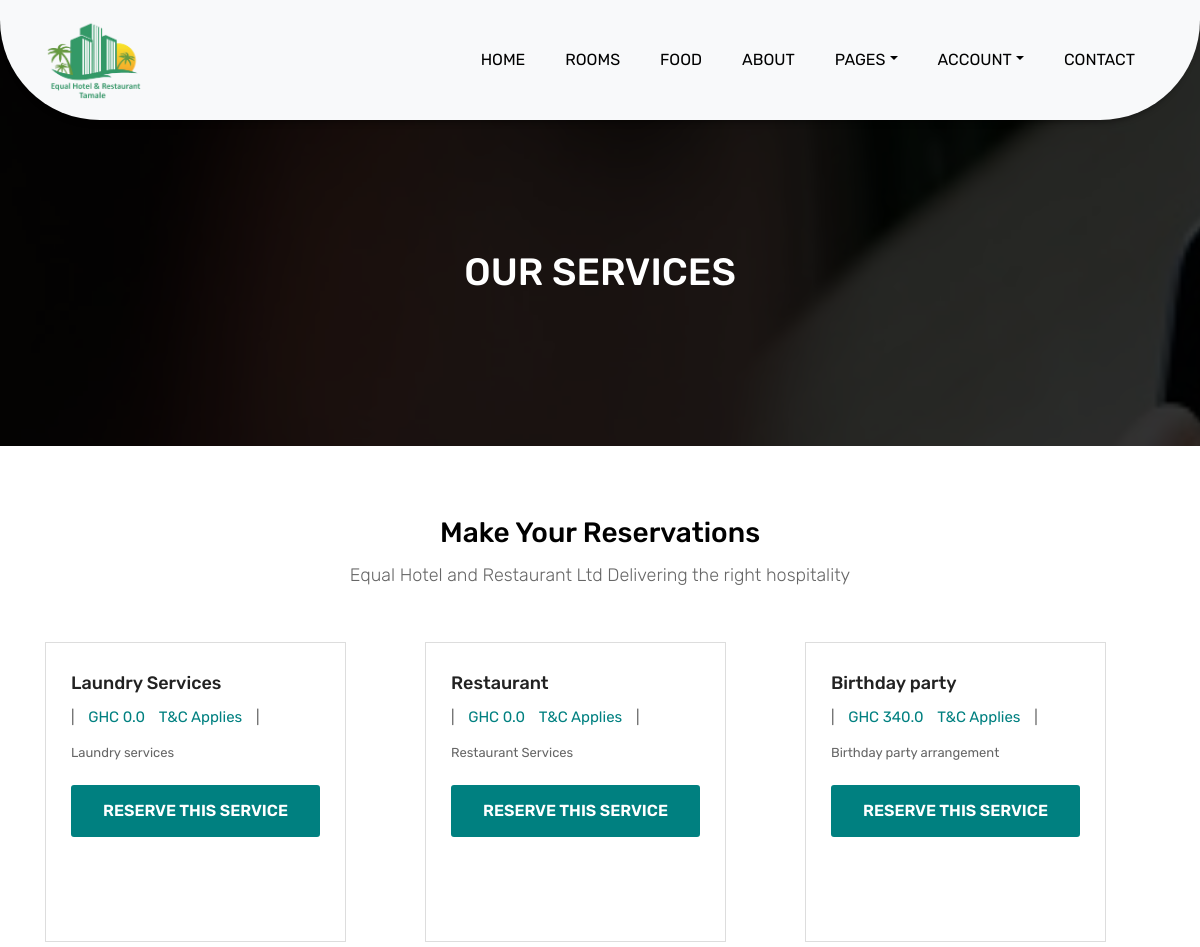
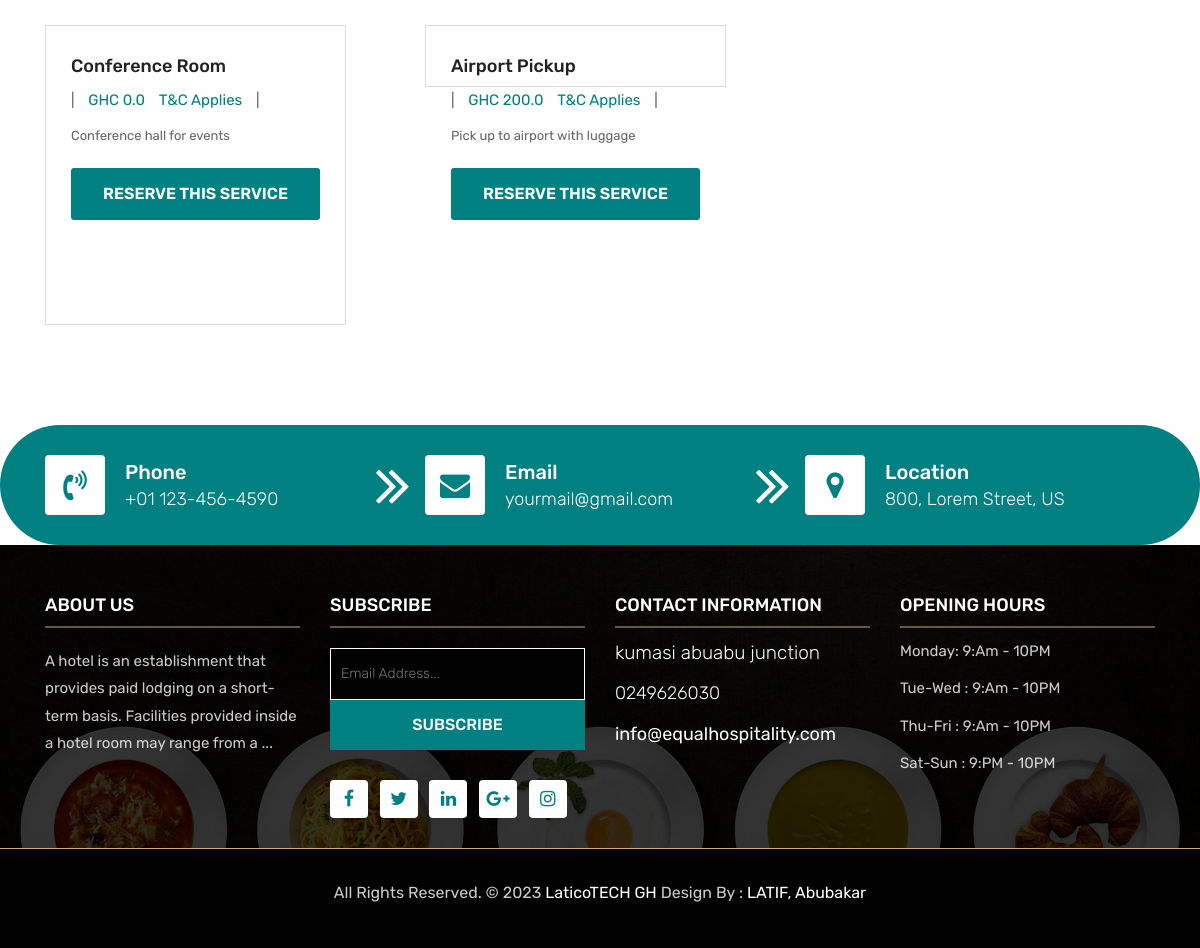
Page /our_services/ on the committed database (2 pictures, top to bottom).
### home/models.py (models this page shows, shortened)
class Settings(models.Model):
    STATUS = (
        ('True', 'True'),
        ('False', 'False'),
    )
    title = models.CharField(max_length=150)
    keywords = models.CharField(max_length=255)
    description = models.CharField(max_length=255)
    organization = models.CharField(max_length=50)
    address = models.CharField(blank=True, max_length=100)
    mobile = models.CharField(blank=True, max_length=50)
    phone = models.CharField(blank=True, max_length=50)
    email = models.CharField(blank=True, max_length=50)
    logo = models.ImageField(blank=True, upload_to='images/')
    motto = models.CharField(blank=True, max_length=150)
    vision = models.CharField(blank=True, max_length=300)
    mission = models.CharField(blank=True, max_length=300)
    facebook = models.CharField(blank=True, max_length=50)
    instagram = models.CharField(blank=True, max_length=50)
    twitter = models.CharField(blank=True, max_length=50)
    telegram = models.CharField(blank=True, max_length=50)
    youtube = models.CharField(blank=True, max_length=50)
    whatsapp = models.CharField(blank=True, max_length=50)
    about = RichTextUploadingField(blank=True)
    about_video = EmbedVideoField(blank=True)
    sample_about = RichTextUploadingField(blank=True)
    create_at = models.DateTimeField(auto_now_add=True)
    update_at = models.DateTimeField(auto_now=True)
    class Meta:
        verbose_name_plural = 'Settings'

### reservations/models.py (models this page shows, shortened)
class Services(models.Model):
    STATUS = (
        ('T&C Applies', 'T&C Applies'),
        ('No T&C', 'No T&C'),
    )
    title = models.CharField(max_length=100)
    descriptions = models.CharField(max_length=250)
    charge = models.FloatField()
    icon = models.ImageField(blank=True, upload_to='images/', default='serve.png')
    status = models.CharField(max_length=12, choices=STATUS, default='T&C Applies')
    create_at = models.DateTimeField(auto_now_add=True)
    update_at = models.DateTimeField(auto_now=True)
    class Meta:
        verbose_name_plural = 'Add Services'

### reservations/views.py (the view)
# urls.py: path('our_services/', ReservationViews.ourServices, name='our_services'),
def ourServices(request):
    setting = Settings.objects.get(pk=1)
    services = Services.objects.all().order_by('-id')[:12]
    context = {'setting': setting, 'services': services}
    return render(request, 'our_services.html', context=context)

### reservations/templates/our_services.html (shortened to what this page needs)
{% extends 'homebase.html' %}
{% block content %}
{% load static %}
	<div class="all-page-title page-breadcrumb">
		<div class="container text-center">
			<div class="row">
				<div class="col-lg-12">
					<h1>OUR SERVICES</h1>
				</div>
			</div>
		</div>
	</div>
	<div class="blog-box">
		<div class="container">
			<div class="row">
				<div class="col-lg-12">
					<div class="heading-title text-center">
						<h2>Make Your Reservations</h2>
						<p>{{setting.organization}} {{setting.motto|safe}}</p>
					</div>
				</div>
			</div>
			<div class="row">
				{%for rs in services%}
				<div class="col-lg-4 col-md-6 col-12">
					<div class="blog-box-inner">
						<div class="blog-img-box">
						</div>
						<div class="blog-detail">
							<h4>{{rs.title}}</h4>
							<ul>
								<li>|</li>
								<li><span>GHC {{rs.charge}}</span></li>
								<li><span>{{rs.status}}</span></li>
								<li>|</li>
							</ul>
							<p>{{rs.descriptions|safe}} </p>
							<a class="btn btn-lg btn-circle btn-outline-new-white" href="/reservations/{{rs.id}}" >Reserve This Service</a>
						</div>
					</div>
				</div>
				{%endfor%}
			</div>
		</div>
	</div>
	<div class="contact-imfo-box">
		<div class="container">
			<div class="row">
				<div class="col-md-4 arrow-right">
					<i class="fa fa-volume-control-phone"></i>
					<div class="overflow-hidden">
						<h4>Phone</h4>
						<p class="lead">
							+01 123-456-4590
						</p>
					</div>
				</div>
				<div class="col-md-4 arrow-right">
					<i class="fa fa-envelope"></i>
					<div class="overflow-hidden">
						<h4>Email</h4>
						<p class="lead">
							yourmail@gmail.com
						</p>
					</div>
				</div>
				<div class="col-md-4">
					<i class="fa fa-map-marker"></i>
					<div class="overflow-hidden">
						<h4>Location</h4>
						<p class="lead">
							800, Lorem Street, US
						</p>
					</div>
				</div>
			</div>
		</div>
	</div>
{% endblock %}
{% block foot %}{% include 'footer.html' %}{% endblock %}

### home/templates/homebase.html (shortened to what this page needs)
<!DOCTYPE html>
<html lang="en">
<head>
    {%load static%}
    <link rel="stylesheet" href="{%static ''%}css/bootstrap.min.css">
    <link rel="stylesheet" href="{%static ''%}css/style.css">
    <link rel="stylesheet" href="{%static ''%}css/responsive.css">
    <link rel="stylesheet" href="{%static ''%}css/custom.css">
</head>
<body>
     {% include 'header.html' %}
    {% block content %}{% endblock %}
    {% block foot %}{% endblock %}
</body>
</html>

### home/templates/header.html (shortened to what this page needs)
{%load static%}
	<header class="top-navbar">
		<nav class="navbar navbar-expand-lg navbar-light bg-light">
			<div class="container">
				<a class="navbar-brand" href="/">
					<img src="{{setting.logo.url}}" alt="" style="height:80px;"/>
				</a>
				<div class="collapse navbar-collapse" id="navbars-rs-food">
					<ul class="navbar-nav ml-auto">
						{%if home%}
						<li class="nav-item active"><a class="nav-link" href="/">Home</a></li>
						{%else%}
						<li class="nav-item"><a class="nav-link" href="/">Home</a></li>
						{%endif%}
						{%if room%}
						<li class="nav-item active"><a class="nav-link" href="/our_rooms">Rooms</a></li>
						{%else%}
						<li class="nav-item"><a class="nav-link" href="/our_rooms">Rooms</a></li>
						{%endif%}
						{%if food%}
						<li class="nav-item active"><a class="nav-link" href="/food_list">Food</a></li>
						{%else%}
						<li class="nav-item"><a class="nav-link" href="/food_list">Food</a></li>
						{%endif%}
						{%if about%}
						<li class="nav-item active"><a class="nav-link" href="/aboutus">About</a></li>
						{%else%}
						<li class="nav-item"><a class="nav-link" href="/aboutus">About</a></li>
						{%endif%}
						<li class="nav-item dropdown">
							<a class="nav-link dropdown-toggle" href="#" id="dropdown-a" data-toggle="dropdown">Pages</a>
						</li>
						<li class="nav-item dropdown">
							<a class="nav-link dropdown-toggle" href="#" id="dropdown-b" data-toggle="dropdown">Account</a>
						</li>
						{%if contacted%}
						<li class="nav-item active"><a class="nav-link" href="/contactus">Contact</a></li>
						{%else%}
						<li class="nav-item"><a class="nav-link" href="/contactus">Contact</a></li>
						{%endif%}
					</ul>
				</div>
			</div>
		</nav>
	</header>

### home/templates/footer.html (shortened to what this page needs)
{%load static%}
	<footer class="footer-area bg-f">
		<div class="container">
			<div class="row">
				<div class="col-lg-3 col-md-6">
					<h3>About Us</h3>
					<p>{{setting.sample_about|safe}}</p>
				</div>
				<div class="col-lg-3 col-md-6">
					<h3>Subscribe</h3>
					<div class="subscribe_form">
						<form class="subscribe_form">
							<input name="EMAIL" id="subs-email" class="form_input" placeholder="Email Address..." type="email">
							<button type="submit" class="submit">SUBSCRIBE</button>
						</form>
					</div>
					<ul class="list-inline f-social">
						<li class="list-inline-item"><a href="https://www.facebook.com/{{setting.facebook}}"><i class="fa fa-facebook" aria-hidden="true"></i></a></li>
						<li class="list-inline-item"><a href="https://www.twitter.com/{{setting.twitter}}"><i class="fa fa-twitter" aria-hidden="true"></i></a></li>
						<li class="list-inline-item"><a href="#"><i class="fa fa-linkedin" aria-hidden="true"></i></a></li>
						<li class="list-inline-item"><a href="#"><i class="fa fa-google-plus" aria-hidden="true"></i></a></li>
						<li class="list-inline-item"><a href="https://www.instagram.com/{{setting.instagram}}"><i class="fa fa-instagram" aria-hidden="true"></i></a></li>
					</ul>
				</div>
				<div class="col-lg-3 col-md-6">
					<h3>Contact information</h3>
					<p class="lead">{{setting.address|safe}}</p>
					<p class="lead"><a href="{{setting.phone}}">{{setting.phone}}</a></p>
					<p><a href="{{setting.email}}"> {{setting.email}}</a></p>
				</div>
				<div class="col-lg-3 col-md-6">
					<h3>Opening hours</h3>
					<p><span class="text-color">Monday: </span>9:Am - 10PM</p>
					<p><span class="text-color">Tue-Wed :</span> 9:Am - 10PM</p>
					<p><span class="text-color">Thu-Fri :</span> 9:Am - 10PM</p>
					<p><span class="text-color">Sat-Sun :</span> 9:PM - 10PM</p>
				</div>
			</div>
		</div>
		<div class="copyright">
			<div class="container">
				<div class="row">
					<div class="col-lg-12">
						<p class="company-name">All Rights Reserved. &copy; 2023 <a href="https://laticotechgh.pythonanywhere.com">LaticoTECH GH</a> Design By :
					<a href="https://laticotechgh.pythonanywhere.com">LATIF, Abubakar</a></p>
					</div>
				</div>
			</div>
		</div>
	</footer>

### rows in the picture
Settings: logo (picture), organization "Equal Hotel and Restaurant Ltd", motto "Delivering the right hospitality", sample_about "A hotel is an establishment that provides paid lodging on a short-term basis. Facilities provided inside a hotel room may range from a ...", address "kumasi abuabu junction", phone "0249626030", email "info@equalhospitality.com"
Services: title "Laundry Services", charge "0.0", status "T&C Applies", descriptions "Laundry services"
Services: title "Restaurant", charge "0.0", status "T&C Applies", descriptions "Restaurant Services"
Services: title "Birthday party", charge "340.0", status "T&C Applies", descriptions "Birthday party arrangement"
Services: title "Conference Room", charge "0.0", status "T&C Applies", descriptions "Conference hall for events"
Services: title "Airport Pickup", charge "200.0", status "T&C Applies", descriptions "Pick up to airport with luggage"
